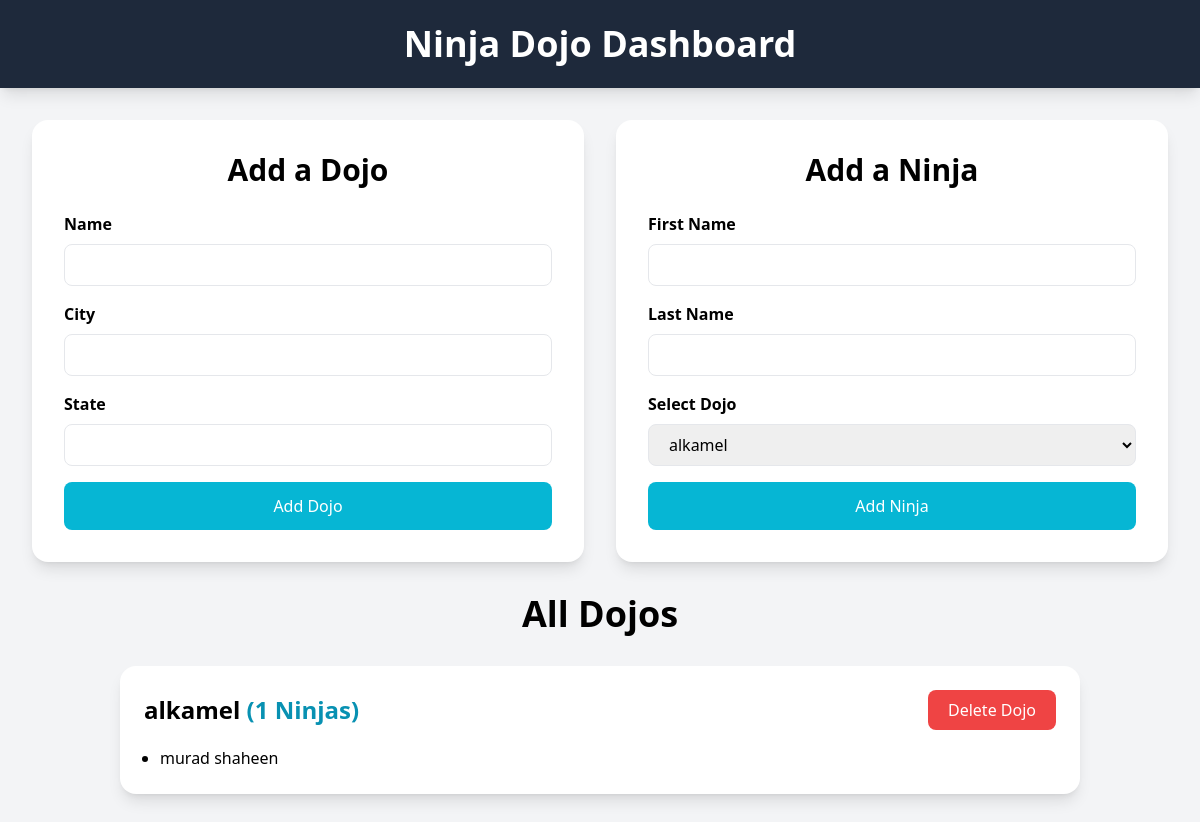
Before: /ninja_dojo_shell/ with the older database file.
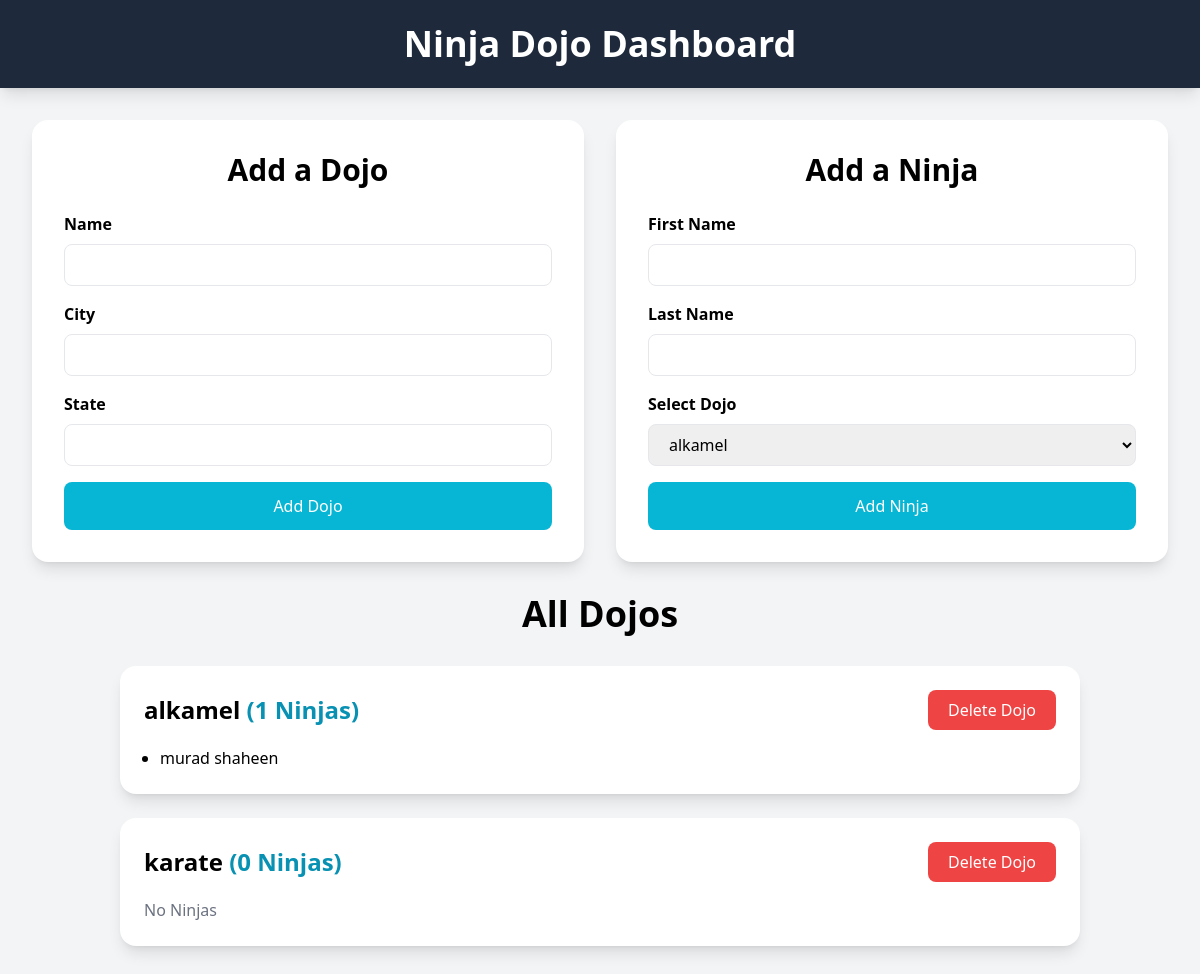
After: the same page with the newer database file.
### ninja_dojo_shell/models.py (models this page shows, shortened)
class Dojo(models.Model):
    name = models.CharField(max_length=100)
    city = models.CharField(max_length=100)
    state = models.CharField(max_length=100)
    desc = models.TextField(default="old dojo")
    created_at = models.DateTimeField(auto_now_add=True)
    updated_at = models.DateTimeField(auto_now=True)

class Ninja(models.Model):
    first_name = models.CharField(max_length=100)
    last_name = models.CharField(max_length=100)
    dojo = models.ForeignKey(Dojo,related_name="ninjas",on_delete=models.CASCADE)
    created_at = models.DateTimeField(auto_now_add=True)
    updated_at = models.DateTimeField(auto_now=True)

### ninja_dojo_shell/views.py (the view)
# urls.py: path('', views.index, name='index'),
def index(request):
    context = {
        'dojos': get_all_dojos(),
        'ninjas': get_all_ninjas(),
    }
    return render(request, 'ninja_dojo_shell/index.html', context)

### ninja_dojo_shell/models.py (called while the page is built)
def get_all_dojos():
    return Dojo.objects.all()

def get_all_ninjas():
    return Ninja.objects.all()

### ninja_dojo_shell/templates/ninja_dojo_shell/index.html (shortened to what the changed rows need)
<!doctype html>
<html lang="en">
<head>
    <script src="https://cdn.tailwindcss.com"></script>
</head>
<body class="bg-gray-100 min-h-screen">
    <header class="bg-slate-800 text-white py-6 shadow-lg">
        <h1 class="text-4xl font-bold text-center">
            Ninja Dojo Dashboard
        </h1>
    </header>
    <section class="max-w-7xl mx-auto p-8">
        <div class="grid md:grid-cols-2 gap-8">
            <div class="bg-white rounded-2xl shadow-lg p-8">
                <h2 class="text-3xl font-bold text-center mb-6">
                    Add a Dojo
                </h2>
            </div>
            <div class="bg-white rounded-2xl shadow-lg p-8">
                <h2 class="text-3xl font-bold text-center mb-6">
                    Add a Ninja
                </h2>
            </div>
        </div>
    </section>
    <section class="max-w-5xl mx-auto px-8 pb-12">
        <h2 class="text-4xl font-bold text-center mb-8">
            All Dojos
        </h2>
        {% for dojo in dojos %}
        <div class="bg-white rounded-2xl shadow-lg p-6 mb-6">
            <div class="flex justify-between items-center mb-4">
                <h3 class="text-2xl font-bold">
                    {{ dojo.name }}
                    <span class="text-cyan-600">
                        ({{ dojo.ninjas.count }} Ninjas)
                    </span>
                </h3>
                <form action="{% url 'ninja_dojo_shell:delete_dojo' dojo.id %}" method="post">
                <button
                    class="bg-red-500 text-white px-5 py-2 rounded-lg hover:bg-red-600"
                >
                    Delete Dojo
                </button>
                </form>
            </div>
            {% if dojo.ninjas.count == 0 %}
            <p class="text-gray-500">No Ninjas</p>
            {%else%}
            <ul class="space-y-2 ml-4 list-disc">
                {% for ninja in dojo.ninjas.all %}
                <li>{{ ninja.first_name }} {{ ninja.last_name }}</li>
                {% endfor %}
            </ul>
            {% endif %}
        </div>
        {% endfor %}
    </section>
</body>
</html>

Changed rows visible on the page:
added Dojo: name "karate", ninjas.count "0", shows "No Ninjas"
